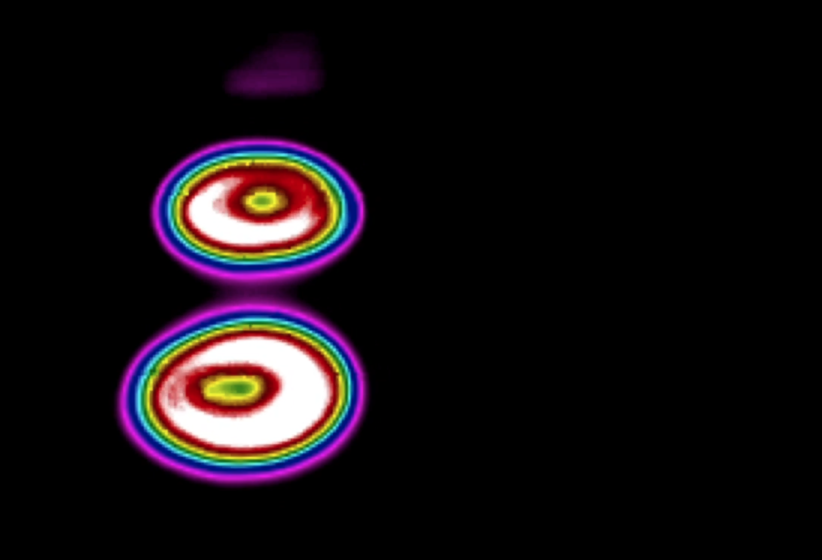
#> input picture Jupyter Test Notebooks/stove.jpg, 2466 x 1680 px (shown at 1/3 size); the run also reads 1 picture not shown here
$ jupyter execute --allow-errors DetectingContourHeat.ipynb
#> lines starting #> are read from the running program, lines starting #| are printed output that depends on the picture; after the words box and inside, x2 and y2 are one past the last pixel; in counts of white or black regions, pixels touching at a corner belong together
### Jupyter Test Notebooks/thermalMap.py
import cv2
import numpy as np
import math
from colormap import rgb2hex

class ThermalMap:
    def __init__(self):
        self.tempRange = np.load('fixedTempScale.npy')
#> (reads Jupyter Test Notebooks/fixedTempScale.npy from the repository)
        self.rgbScaleInt = np.load('fixedRgbIntScale.npy')
#> (reads Jupyter Test Notebooks/fixedRgbIntScale.npy from the repository)
        self.high = 350
        self.low = -50


    def rgb2int(self, rgb):
        hex = rgb2hex(rgb[0], rgb[1], rgb[2])
        return int(hex[1:len(hex)], 16)

    # [4 lines left out: function find_nearest, not called in this run]

    def get_temp(self, val):
        temp, idx = self.find_nearest(self.rgbScaleInt, val)
        return self.tempRange[idx]

    # [15 lines left out: function rgb_to_temp, not called in this run]

    def newTempRange(self, img, high, low):
#> called with img = 'tempScale.jpg', high = 220, low = 20
        self.low = low
        self.high = high

        tempScaleImg = cv2.imread(img)
        tempArr = np.array(tempScaleImg)

        x = tempArr.shape[0] #Rows
#> x = 1708
        y = tempArr.shape[1] #Cols
#> y = 30


        #Find the average rgb value in each row
        tempAvgArr = tempArr[0:x, 0]
#> tempAvgArr = 1708 rows, first 8: [255, 255, 255], [255, 255, 255], [255, 255, 255], [255, 255, 255], [255, 255, 255], [255, 255, 255], [255, 255, 255], [254, 254, 254]
        self.rgbScaleInt = np.empty([x])
        for i in range(0, x):
            self.rgbScaleInt[i] = self.rgb2int(tempAvgArr[i])

        self.tempRange = np.linspace(high, low, x)


    def defaultRange(self):
        self.tempRange = np.load('fixedTempScale.npy')
        self.rgbScaleInt = np.load('fixedRgbIntScale.npy')

### Jupyter Test Notebooks/DetectingContourHeat.ipynb
[cell 1]
import cv2
import numpy as np
import math
import sys
from colormap import rgb2hex
from matplotlib import pyplot as plt
import time
from thermalMap import ThermalMap

[cell 2]
def determineIfOuterRing(contour, point):
    if cv2.pointPolygonTest(contour, point, True) <= 0:
        return True
    else:
        return False

def determineQuadrant(width, height, points):
    q1, q2, q3, q4 = (0,0,0,0)
    for x in range(len(points)):
        if (points[x][0][0] < width/2) and (points[x][0][1] < height/2):
            q1 += 1
        elif (points[x][0][0] >= width/2) and (points[x][0][1] < height/2):
            q2 += 1
        elif (points[x][0][0] >= width/2) and (points[x][0][1] >= height/2):
            q3 += 1
        else:
            q4 += 1
    maxVal = max(q1,q2,q3,q4)

    if (q1 == maxVal):
        return 1
    elif (q2 == maxVal):
        return 2
    elif (q3 == maxVal):
        return 3
    else:
        return 4

[cell 3]
def determineOuterConours(contour):
    outerContourIdx = list(range(0, len(contour)-1))
    print(outerContourIdx)
    for c in range(len(contour)-1):
        for comp in range(len(contour)-1):
            point = (int(contour[c][0][0][0]), int(contour[c][0][0][1]))
            if determineIfOuterRing(contour[comp], point):
                continue
            else:
                outerContourIdx.remove(c)
                break

    return outerContourIdx

[cell 4]
thermalObj = ThermalMap()

thermalObj.newTempRange("tempScale.jpg", 220, 20)
#> (the call stopped at in rgb2int, `hex = rgb2hex(rgb[0], rgb[1], rgb[2])`: colormap is not available in this run)
img = cv2.imread("stove.jpg")
#> img is the input picture: shape (1680, 2466, 3); mean B, G, R 17.9, 14.3, 20.6

plt.imshow(cv2.cvtColor(img, cv2.COLOR_BGR2RGB))
plt.title('Image')
plt.show()

[cell 5]
#Apply adaptive threshold
img_blur = cv2.GaussianBlur(img,(5,5),cv2.BORDER_DEFAULT)
img_gray = cv2.cvtColor(img_blur, cv2.COLOR_BGR2GRAY)
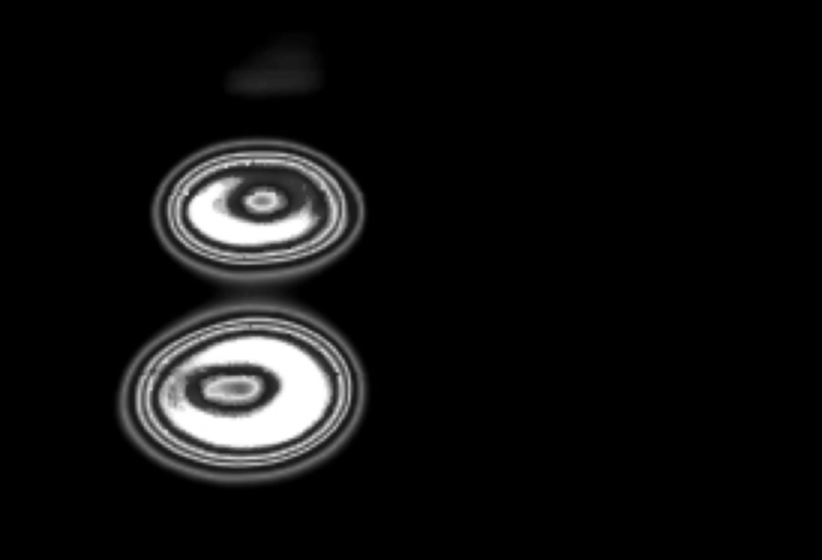
#> img_gray: shape (1680, 2466) (shown at 1/3 size); min 0, max 255, mean 16.6

ret, thresh = cv2.threshold(img_gray, 50, 255, cv2.THRESH_BINARY)
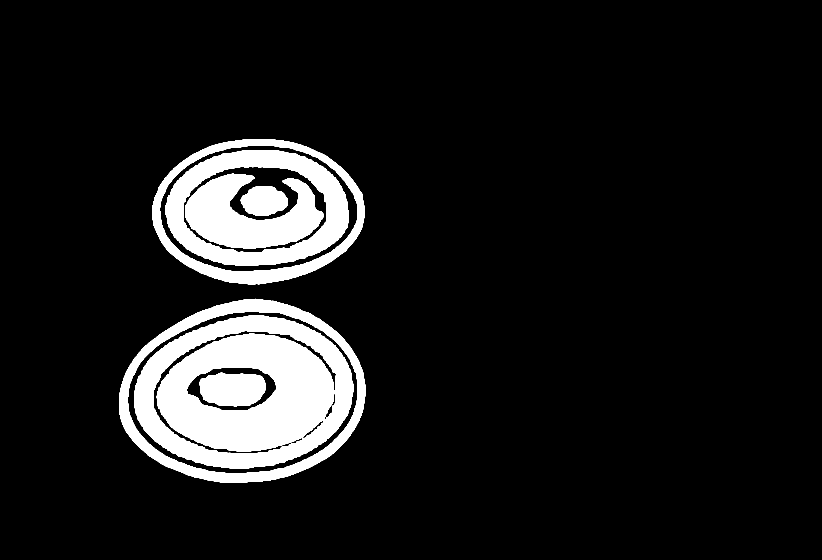
#> thresh: shape (1680, 2466) (shown at 1/3 size); 10.4% white; 7 white regions, largest, box (x1, y1, x2, y2) and area: (404, 947, 1060, 1406) 194674, (496, 451, 1046, 797) 64649, (357, 896, 1096, 1448) 53988
plt.imshow(cv2.cvtColor(thresh, cv2.COLOR_BGR2RGB))
plt.title('GrayScale')
plt.show()

[cell 6]
#Perform Morphology
se = np.ones((7,7), dtype='uint8')
image_close = cv2.morphologyEx(thresh, cv2.MORPH_CLOSE, se)
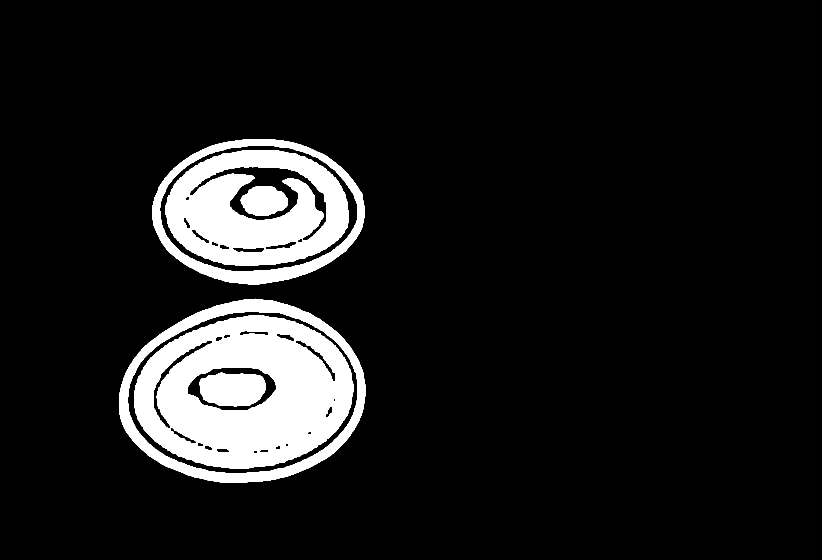
#> image_close: shape (1680, 2466) (shown at 1/3 size); 10.5% white; 6 white regions

[cell 7]
contours, hierarchy = cv2.findContours(thresh, mode=cv2.RETR_EXTERNAL, method =cv2.CHAIN_APPROX_SIMPLE)
#> contours = 2 contours; box (x1, y1, x2, y2) and area: (357, 896, 1096, 1448) 313420, (456, 417, 1094, 854) 215280

image_cpy = img.copy()
#> (the rest of this cell did not finish here and is left out)
